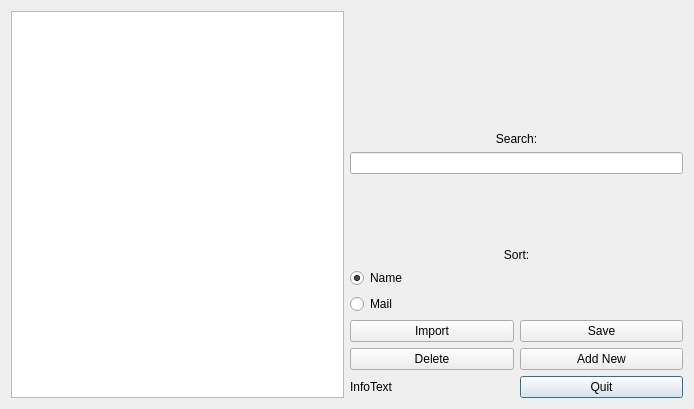
<?xml version="1.0" encoding="UTF-8"?>
<ui version="4.0">
 <class>Dialog</class>
 <widget class="QDialog" name="Dialog">
  <property name="geometry">
   <rect>
    <x>0</x>
    <y>0</y>
    <width>694</width>
    <height>409</height>
   </rect>
  </property>
  <property name="windowTitle">
   <string>Dialog</string>
  </property>
  <layout class="QHBoxLayout" name="horizontalLayout_4">
   <item>
    <layout class="QHBoxLayout" name="horizontalLayout_2">
     <item>
      <widget class="QTableView" name="tableView"/>
     </item>
     <item>
      <layout class="QHBoxLayout" name="horizontalLayout_3">
       <item>
        <layout class="QVBoxLayout" name="verticalLayout_2">
         <item>
          <widget class="QLabel" name="labSearch">
           <property name="text">
            <string>Search:</string>
           </property>
           <property name="alignment">
            <set>Qt::AlignmentFlag::AlignBottom|Qt::AlignmentFlag::AlignHCenter</set>
           </property>
          </widget>
         </item>
         <item>
          <widget class="QLineEdit" name="leSearch">
           <property name="clearButtonEnabled">
            <bool>false</bool>
           </property>
          </widget>
         </item>
         <item>
          <layout class="QVBoxLayout" name="verticalLayout">
           <item>
            <widget class="QLabel" name="labSort">
             <property name="text">
              <string>Sort:</string>
             </property>
             <property name="alignment">
              <set>Qt::AlignmentFlag::AlignBottom|Qt::AlignmentFlag::AlignHCenter</set>
             </property>
            </widget>
           </item>
           <item>
            <widget class="QRadioButton" name="rbnName">
             <property name="enabled">
              <bool>true</bool>
             </property>
             <property name="text">
              <string>Name</string>
             </property>
             <property name="checked">
              <bool>true</bool>
             </property>
            </widget>
           </item>
           <item>
            <widget class="QRadioButton" name="rbnMail">
             <property name="text">
              <string>Mail</string>
             </property>
            </widget>
           </item>
          </layout>
         </item>
         <item>
          <layout class="QHBoxLayout" name="horizontalLayout">
           <item>
            <layout class="QGridLayout" name="gridLayout">
             <item row="3" column="1">
              <widget class="QPushButton" name="pbnQuit">
               <property name="text">
                <string>Quit</string>
               </property>
              </widget>
             </item>
             <item row="1" column="0">
              <widget class="QPushButton" name="pbnImport">
               <property name="text">
                <string>Import</string>
               </property>
              </widget>
             </item>
             <item row="2" column="1">
              <widget class="QPushButton" name="pbnAdd">
               <property name="enabled">
                <bool>true</bool>
               </property>
               <property name="text">
                <string>Add New</string>
               </property>
              </widget>
             </item>
             <item row="1" column="1">
              <widget class="QPushButton" name="pbnSave">
               <property name="text">
                <string>Save</string>
               </property>
              </widget>
             </item>
             <item row="3" column="0">
              <widget class="QLabel" name="labInfo">
               <property name="text">
                <string>InfoText</string>
               </property>
              </widget>
             </item>
             <item row="2" column="0">
              <widget class="QPushButton" name="pbnDelete">
               <property name="text">
                <string>Delete</string>
               </property>
              </widget>
             </item>
            </layout>
           </item>
          </layout>
         </item>
        </layout>
       </item>
      </layout>
     </item>
    </layout>
   </item>
  </layout>
 </widget>
 <resources/>
 <connections/>
</ui>
